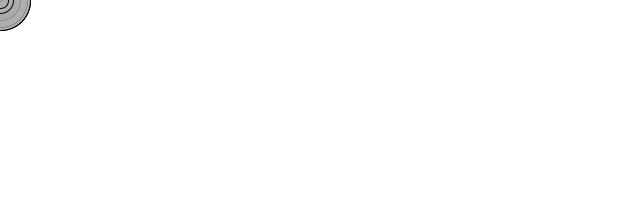
Frame 1 (no input)
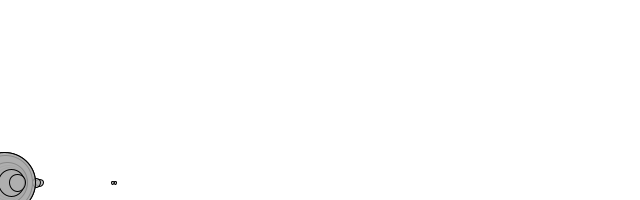
Frame 60 (the mouse pressed at the canvas centre just before this capture)
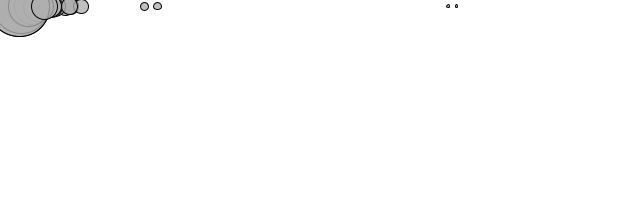
Frame 120 (the mouse held since frame 60 and released just before this capture)

The Processing sketch that drew these frames (run headless with seeded random() and noise(); from frame 60 on, the mouse is pressed at the canvas centre):

// Processing sketch: _2_3_forces_many_realgravity
// ── _2_3_forces_many_realgravity.pde
Mover[] movers = new Mover[20];

void setup() {
  size(640,200);
  smooth();
  for (int i = 0; i < movers.length; i++) {
    movers[i] = new Mover(random(0.1,4),0,0); 
  }
}

void draw() {
  background(255);
  
  for (int i = 0; i < movers.length; i++) {

    PVector wind = new PVector(0.01,0);
    PVector gravity = new PVector(0,0.1*movers[i].mass);
    
    movers[i].applyForce(wind);
    movers[i].applyForce(gravity);

    movers[i].update();
    movers[i].display();
    movers[i].checkEdges();
  }

}










// ── Mover.pde
class Mover {

  PVector location;
  PVector velocity;
  PVector acceleration;
  float mass;

  Mover(float m, float x , float y) {
    mass = m;
    location = new PVector(x,y);
    velocity = new PVector(0,0);
    acceleration = new PVector(0,0);
  }
  
  void applyForce(PVector force) {
    PVector f = PVector.div(force,mass);
    acceleration.add(f);
  }
  
  void update() {
    velocity.add(acceleration);
    location.add(velocity);
    acceleration.mult(0);
  }

  void display() {
    stroke(0);
    fill(175,200);
    ellipse(location.x,location.y,mass*16,mass*16);
  }

  void checkEdges() {

    if (location.x > width) {
      location.x = width;
      velocity.x *= -1;
    } else if (location.x < 0) {
      velocity.x *= -1;
      location.x = 0;
    }

    if (location.y > height) {
      velocity.y *= -1;
      location.y = height;
    }

  }

}
